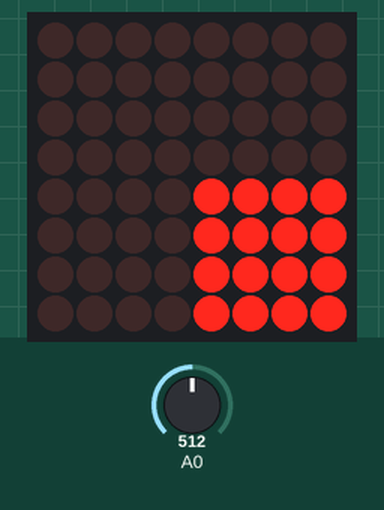
Simulated run of this program. Board: Arduino Uno, built with avr-gcc and run on an emulated ATmega328P. Parts: 8×8 LED matrix. Inputs (shaded band) come from the test bench; at power-on: A0 = 512.

Above: at 0.76 s.
1.3 s: A0 set to 569
4.3 s: A0 set to 593
At 5.7 s:
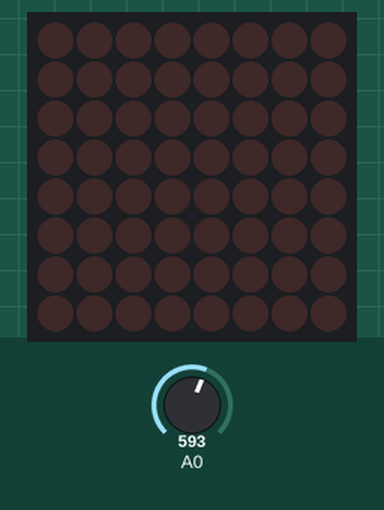
7.3 s: A0 set to 1012
8.8 s: A0 set to 1023
At 9.0 s:
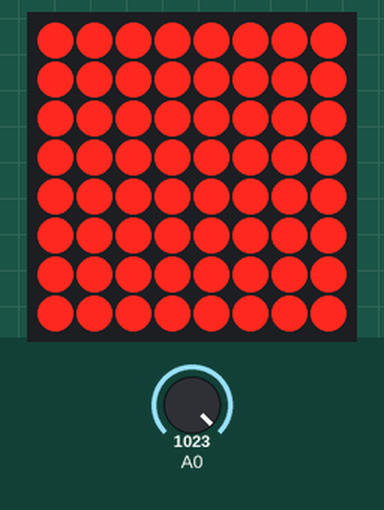
11.8 s: A0 set to 900
14.8 s: A0 set to 716
Timing chart, 0 to 17.8 s (numbered marks = the images above; inputs shaded):
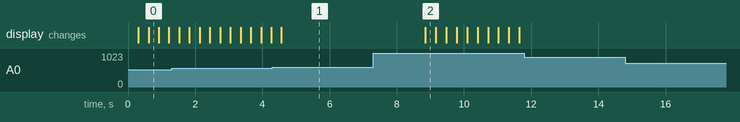

Measured:
- the behaviour switches between 584 and 585 on A0 (found by bisection; images 0 and 1)
- the behaviour switches between 1022 and 1023 on A0 (found by bisection; images 1 and 2)
- after the input at 7.3 s, every drawn part: stays the same
- after the input at 8.8 s, the display: changes after 0.05 s (image 2)
- after the input at 11.8 s, every drawn part: stays the same
- after the input at 14.8 s, every drawn part: stays the same

The program:

main.cpp
```cpp
#include <Arduino.h>
#include <Servo.h>
#include <LedControl.h>

LedControl lc = LedControl(12, 11, 10, 1);
int col = 0;

void columnOn(int size);

void setup() {
  lc.shutdown(0, false);
  lc.clearDisplay(0);
  lc.setIntensity(0, 2);
}

void loop() {
  col = map(analogRead(0), 0, 1023, 1, 8);
  columnOn(col);
  delay(10);
  lc.clearDisplay(0);
}

void columnOn(int size){
  if(size < 1 || size > 8){
    return;
  }

  // Заповнюємо квадрат size×size знизу справа
  for (int row = 8 - size; row < 8; row++){
    for (int col = 8 - size; col < 8; col++){
      lc.setLed(0, row, col, 1);
    }
  }
}
```
